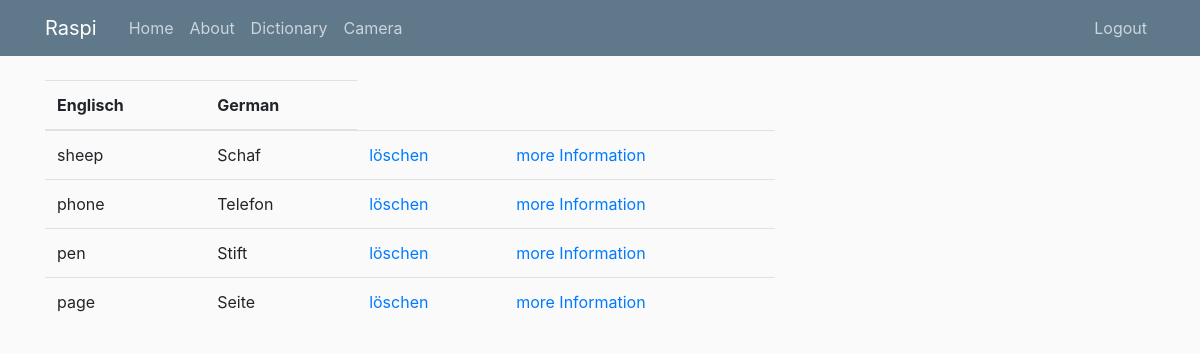
Screenshot of /allwords (signed in) with the database file from the repository.
### app/models.py (models this page shows, shortened)
class WordBook(db.Model):
    id = db.Column(db.Integer, primary_key=True)
    engl = db.Column(db.String(120), unique=True, nullable=False)
    german = db.Column(db.String(120), unique=True, nullable=False)

### app/routes.py (the view)
@app.route('/allwords', methods=['GET', 'POST'])
def allwords():
    content = WordBook.query.order_by(WordBook.engl.desc())  # desc
    return render_template('allwords.html', content=content)

### app/models.py (called while the page is built)
@login_manager.user_loader
def load_user(user_id):
    return User.query.get(int(user_id))

### app/templates/allwords.html
{% extends "base_layout.html" %}
{% import "bootstrap/wtf.html" as wtf%}
{% block content %}
<table class="table">
    <thead>
    <tr>
        <th scope="col">Englisch</th>
        <th scope="col">German</th>
    </tr>
    </thead>
    <tbody>
    {% for word in content %}
    <tr>
        <td>{{word.engl}}</td>
        <td>{{word.german}}</td>
        <td><a href="{{url_for('delete_word', word=word.engl)}}">löschen</a></td>
        <td> <a href="{{ 'https://dict.leo.org/englisch-deutsch/' + word.engl }}">more Information</a></td>
    </tr>
    {% endfor %}
    </tbody>
</table>
{% endblock %}

### app/static/main.css (style rules this page uses)
body { background: #fafafa; color: #333333; margin-top: 5rem; }

### rows the page displays
WordBook: engl "sheep", german "Schaf"
WordBook: engl "phone", german "Telefon"
WordBook: engl "pen", german "Stift"
WordBook: engl "page", german "Seite"
